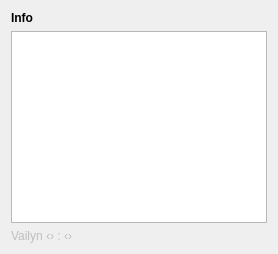
          <widget class="QWidget" name="titleTab">
           <attribute name="icon">
            <iconset>
             <normaloff>icons/tid.png</normaloff>icons/tid.png</iconset>
           </attribute>
           <attribute name="title">
            <string notr="true">Vailyn‹›</string>
           </attribute>
           <layout class="QVBoxLayout" name="verticalLayout_tab5">
            <item>
             <layout class="QVBoxLayout" name="verticalLayout_4">
              <item>
               <widget class="QLabel" name="infoLabel">
                <property name="font">
                 <font>
                  <weight>75</weight>
                  <bold>true</bold>
                 </font>
                </property>
                <property name="text">
                 <string>Info</string>
                </property>
               </widget>
              </item>
              <item>
               <widget class="QTextBrowser" name="textBrowser">
                <property name="openLinks">
                 <bool>false</bool>
                </property>
               </widget>
              </item>
              <item>
               <layout class="QHBoxLayout" name="horizontalLayout_3">
                <item>
                 <widget class="QLabel" name="versionLabel">
                  <property name="enabled">
                   <bool>false</bool>
                  </property>
                  <property name="text">
                   <string>Vailyn ‹› : ‹›</string>
                  </property>
                 </widget>
                </item>
               </layout>
              </item>
             </layout>
            </item>
           </layout>
          </widget>
